Frame 1 (no input): blank canvas, image omitted
Frame 60 (the mouse pressed at the canvas centre just before this capture): blank canvas, image omitted
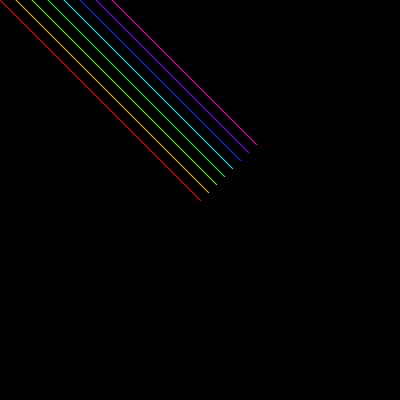
Frame 120 (the mouse held since frame 60 and released just before this capture)

The Processing sketch whose frames 1 and 60 were blank and that drew this single picture after the mouse press (run headless with seeded random() and noise(); from frame 60 on, the mouse is pressed at the canvas centre):

// Processing sketch: colorWires_002
// ── colorWires_002.pde
//inspired on Aphex Twin - Orphans cover
color[] colors;

void setup(){
  size(400,400);
  colorMode(HSB);
  colors = new color[8];
  for(int i=0; i<colors.length; i++){
    colors[i] = color(i*256/colors.length, 255, 255);
  }
  background(0);
}
void draw(){
  if(mousePressed){
    for(int i=0; i<colors.length; i++){
      stroke(colors[i]);
      int s = 8;
      line(pmouseX+i*s, pmouseY-i*s, mouseX+i*s, mouseY-i*s);
    }
  }
}
